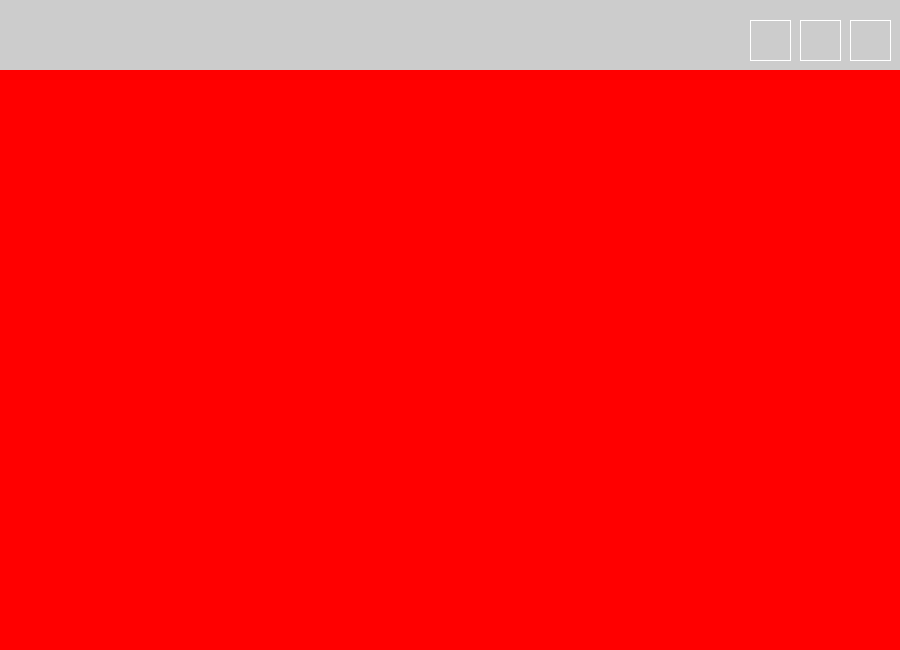
Frame 1 (no input)
Frame 60 (the mouse pressed at the canvas centre just before this capture): identical to frame 1, image omitted
Frame 120 (the mouse held since frame 60 and released just before this capture): identical to frame 1, image omitted

The Processing sketch that drew this single still picture (run headless with seeded random() and noise(); from frame 60 on, the mouse is pressed at the canvas centre):

// Processing sketch: processing_45113
// ── processing_45113.pde


Button button1, button2, button3;
int mode=1;

void setup(){
  size (900,650);
  smooth();
  color gray=color(204);
  color white=color(255);
  color black= color(0);
  button1=new Button(750, 20, 40,gray,white,black);
  button2=new Button(800, 20, 40,gray,white,black);
  button3=new Button(850, 20, 40,gray,white,black);
}

void draw(){
  background(204);
  manageButtons();
  noStroke();
  fill(0);
  if (mode==1){
    fill(255,0,0);
    rect(0,70,900,650);
  }else if (mode==2){
    fill(0,255,0);
    rect(0,70,900,650);
  }else if(mode==3){
    fill(0,0,255);
    rect(0,70,900,650);
  }
}
void manageButtons(){
  button1.update();
  button2.update();
  button3.update();
  button1.display();
  button2.display();
  button3.display();
}
void mousePressed(){
  if (button1.press()==true){mode=1;}
  if (button2.press()==true){mode=2;}
  if (button3.press()==true){mode=3;}
  }
void mouseReleased(){
  button1.release();
   button2.release();
    button3.release();
}
class Button {
  int x, y;
  int size;
  color baseGray;
  color overGray;
  color pressGray;
  boolean over=false;
  boolean pressed=false;

Button (int xp, int yp, int s, color b, color o, color p) {
  x=xp;
  y=yp;
  size=s;
  baseGray=b;
  overGray=o;
  pressGray=p;
}
void update() { 
  if ((mouseX>x)&&(mouseX<= x+size)&&
    (mouseY>=y) &&(mouseY<= y+size)) {
    over=true;
  }
  else {
    over=false;
  }
}
boolean press() { 
  if (over==true) {
    pressed=true;
    return true;
  }else {
    return false;
  }
}
void release() {
  pressed = false;
}

void display() {
  if (pressed==true) {
    fill(pressGray);
  }else if (over==true) {
    fill(overGray);
  }else {
    fill(baseGray);
  }
  stroke(255);
  rect(x, y, size, size);
  }
}
 
